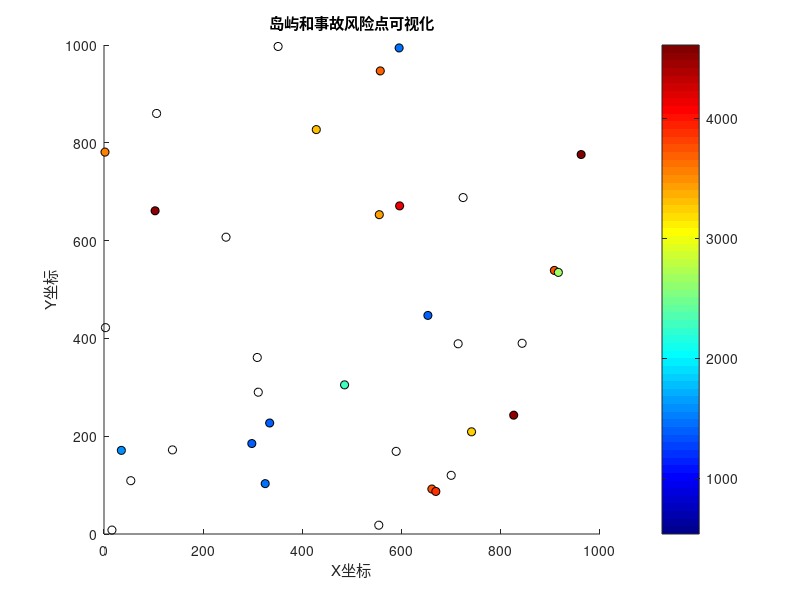

Write the MATLAB code that produced this figure.
%% 随机生成新的仿真数据

% 设置参数
M = 15; % 岛屿数量
N = 20; % 事故风险点数量
% 生成岛屿数据
islandPosition = [];
constructionCost = [];
for i = 1:M
    islandPosition(i, :) = [randi([0, 1000]), randi([0, 1000])]; % 随机生成岛屿的位置
    constructionCost(i) = randi([500, 5000]); % 随机生成岛屿的建设成本
end

% 生成事故风险点数据
riskPosition = zeros(N, 2);
oilSpill = zeros(N, 1);
for i = 1:N
    riskPosition(i, :) = [randi([0, 1000]), randi([0, 1000])]; % 随机生成事故风险点的位置
    oilSpill(i) = randi([1000, 5000]); % 随机生成溢油量
end

% 可视化岛屿和事故风险点
figure;
hold on;

% 绘制岛屿
for i = 1:M
    scatter(islandPosition(i, 1), islandPosition(i, 2), [], constructionCost(i),  'MarkerEdgeColor', 'k');
end

% 绘制事故风险点
for i = 1:N
    scatter(riskPosition(i, 1), riskPosition(i, 2), [], oilSpill(i), 'filled', 'MarkerEdgeColor', 'k');
end

% 设置图例和标签
colorbar;
colormap('jet');
xlabel('X坐标');
ylabel('Y坐标');
title('岛屿和事故风险点可视化');

hold off;